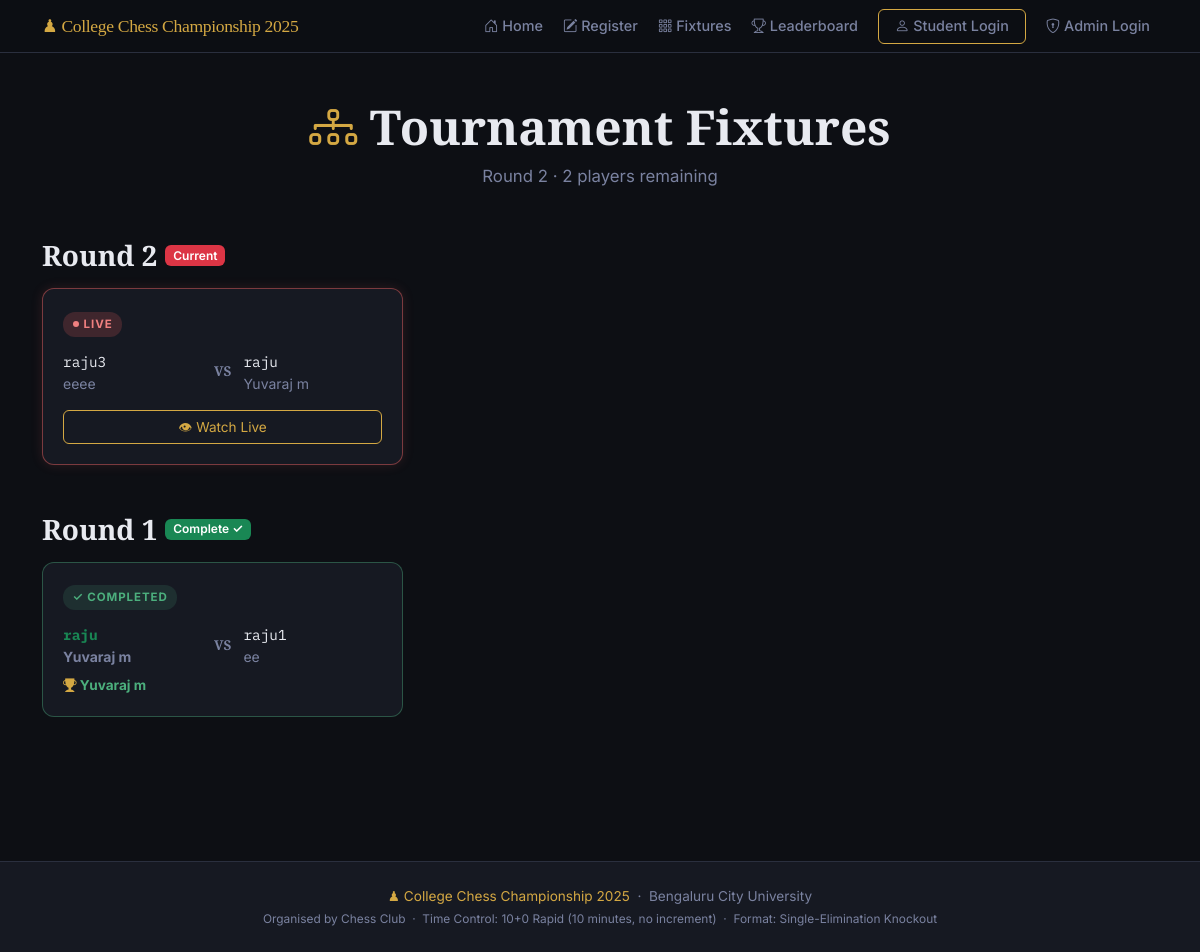
The page /fixtures on the database its author committed.
### models.py (models this page shows, shortened)
class Match(db.Model):
    __tablename__ = "matches"
    id = db.Column(db.Integer, primary_key=True)
    round_number = db.Column(db.Integer, nullable=False)   # 1 = Round 1, 2 = QF, etc.
    round_label  = db.Column(db.String(50), nullable=True) # e.g. "Quarter-Final"
    player1_id = db.Column(db.Integer, db.ForeignKey("players.id"), nullable=False)
    player2_id = db.Column(db.Integer, db.ForeignKey("players.id"), nullable=True)
    winner_id = db.Column(db.Integer, db.ForeignKey("players.id"), nullable=True)
    status = db.Column(db.String(20), default="pending", nullable=False)
    created_at   = db.Column(db.DateTime, default=datetime.utcnow)
    completed_at = db.Column(db.DateTime, nullable=True)
    board_state   = db.Column(db.Text, nullable=True)       # JSON string of 8x8 board
    move_history  = db.Column(db.Text, default='[]')         # JSON array of move notations
    last_move     = db.Column(db.String(20), nullable=True)  # Last move in algebraic notation
    current_turn  = db.Column(db.String(10), default='white') # 'white' or 'black'
    move_count    = db.Column(db.Integer, default=0)          # Total moves played
    notes = db.Column(db.String(300), nullable=True)

class Player(db.Model):
    __tablename__ = "players"
    id = db.Column(db.Integer, primary_key=True)
    full_name      = db.Column(db.String(100), nullable=False)
    roll_number    = db.Column(db.String(50),  unique=True, nullable=False)
    chess_username = db.Column(db.String(50),  unique=True, nullable=False)
    whatsapp       = db.Column(db.String(20),  nullable=False)
    registered_at = db.Column(db.DateTime, default=datetime.utcnow)
    is_approved   = db.Column(db.Boolean, default=False)   # Admin must approve
    is_eliminated = db.Column(db.Boolean, default=False)   # Set True after a loss
    wins      = db.Column(db.Integer, default=0)   # Total match wins
    losses    = db.Column(db.Integer, default=0)   # Total match losses
    points    = db.Column(db.Integer, default=0)   # 1 per win, used for ranking
    bye_count = db.Column(db.Integer, default=0)   # Number of byes received
    matches_as_p1 = db.relationship(
        "Match", foreign_keys="Match.player1_id",
        backref="player1", lazy="dynamic"
    )
    matches_as_p2 = db.relationship(
        "Match", foreign_keys="Match.player2_id",
        backref="player2", lazy="dynamic"
    )
    matches_won = db.relationship(
        "Match", foreign_keys="Match.winner_id",
        backref="winner", lazy="dynamic"
    )

### app.py (the view)
    @app.route("/fixtures")
    def fixtures():
        max_round = db.session.query(db.func.max(Match.round_number)).scalar() or 0
        rounds_data = []
        for r in range(1, max_round + 1):
            matches = Match.query.filter_by(round_number=r).order_by(Match.id).all()
            all_done = all(m.status in ('completed', 'bye') for m in matches)
            rounds_data.append({'round_number': r, 'matches': matches, 'all_done': all_done})
        active = Player.query.filter_by(is_approved=True, is_eliminated=False).count()
        return render_template('fixtures.html', rounds_data=rounds_data, current_round=max_round, active_players=active)

### templates/fixtures.html (shortened to what this page needs)
{% extends "base.html" %}
{% block content %}
<section class="py-5">
  <div class="container">
    <div class="text-center mb-5">
      <h1 class="chess-display-title mb-2">
        <i class="bi bi-diagram-3 chess-gold"></i> Tournament Fixtures
      </h1>
      <p class="chess-lead mx-auto">
        {% if active_players == 1 %}
          🏆 Tournament Complete — Champion Crowned!
        {% elif current_round > 0 %}
          Round {{ current_round }} · {{ active_players }} players remaining
        {% else %}
          No rounds generated yet.
        {% endif %}
      </p>
    </div>
    {% for rd in rounds_data|reverse %}
    <div class="mb-5">
      <div class="d-flex align-items-center gap-2 mb-3">
        <h3 class="chess-section-title mb-0">Round {{ rd.round_number }}</h3>
        {% if rd.all_done %}
          <span class="badge bg-success">Complete ✓</span>
        {% elif rd.round_number == current_round %}
          <span class="badge bg-danger">Current</span>
        {% endif %}
      </div>
      <div class="row g-3">
        {% for m in rd.matches %}
        <div class="col-md-6 col-lg-4">
          <div class="fixture-card {% if m.status == 'completed' %}completed{% elif m.status == 'in_progress' %}live{% elif m.status == 'bye' %}bye{% endif %}">
            <div class="fixture-badge-row">
              {% if m.status == 'pending' %}
                <span class="fixture-badge pending">⏳ PENDING</span>
              {% elif m.status == 'in_progress' %}
                <span class="fixture-badge live"><span class="live-dot"></span> LIVE</span>
              {% elif m.status == 'completed' %}
                <span class="fixture-badge completed">✓ COMPLETED</span>
              {% elif m.status == 'bye' %}
                <span class="fixture-badge bye">↑ BYE</span>
              {% endif %}
            </div>
            <div class="fixture-players">
              <div class="fixture-player {% if m.winner_id == m.player1_id %}fw-bold text-success{% endif %}">
                <span class="chess-mono">{{ m.player1.chess_username }}</span>
                <span class="small text-muted d-block">{{ m.player1.full_name }}</span>
              </div>
              {% if m.player2 %}
              <div class="fixture-vs">VS</div>
              <div class="fixture-player {% if m.winner_id == m.player2_id %}fw-bold text-success{% endif %}">
                <span class="chess-mono">{{ m.player2.chess_username }}</span>
                <span class="small text-muted d-block">{{ m.player2.full_name }}</span>
              </div>
              {% else %}
              <div class="fixture-vs">BYE</div>
              <div class="fixture-player text-muted"><em>Auto-advance</em></div>
              {% endif %}
            </div>
            {% if m.winner %}
            <div class="fixture-winner">
              <i class="bi bi-trophy-fill chess-gold"></i>
              {{ m.winner.full_name }}
            </div>
            {% endif %}
            {% if m.status == 'in_progress' %}
              {% if session.get('student_id') in [m.player1_id, m.player2_id] %}
                <a href="{{ url_for('play_match', match_id=m.id) }}" class="btn chess-btn-primary btn-sm w-100 mt-2">♟ Play Match</a>
              {% else %}
                <a href="{{ url_for('watch_match', match_id=m.id) }}" class="btn chess-btn-outline btn-sm w-100 mt-2">👁 Watch Live</a>
              {% endif %}
            {% endif %}
          </div>
        </div>
        {% endfor %}
      </div>
    </div>
    {% else %}
    <div class="chess-card text-center py-5">
      <i class="bi bi-hourglass fs-1 chess-gold"></i>
      <p class="mt-3 text-muted">No fixtures have been generated yet. Check back after the admin creates the first round.</p>
    </div>
    {% endfor %}
  </div>
</section>
{% endblock %}

### static/css/style.css (style rules this page uses)
:root { --chess-bg: #0d0f14; --chess-surface: #161922; --chess-surface-2: #1e2230; --chess-border: #2a2f3e; --chess-gold: #d4a843; --chess-gold-light: #e8c26a; --chess-text: #e8eaf0; --chess-muted: #7a82a0; --chess-success: #4caf7d; --chess-danger: #e05c5c; --chess-warning: #f0a84b; --font-display: "Playfair Display", Georgia, serif; --font-mono: "IBM Plex Mono", "Courier New", monospace; --font-body: "Inter", system-ui, sans-serif; --radius-sm: 6px; --radius-md: 12px; --radius-lg: 20px; --transition: 0.2s ease; }
body { background-color: var(--chess-bg); color: var(--chess-text); font-family: var(--font-body); min-height: 100vh; }
a { color: var(--chess-gold); }
.chess-gold { color: var(--chess-gold) !important; }
.chess-mono { font-family: var(--font-mono); font-size: 0.9em; }
.text-muted { color: var(--chess-muted) !important; }
.badge { font-weight: 600; }
.chess-btn-outline { border: 1px solid var(--chess-gold) !important; color: var(--chess-gold) !important; background: transparent; padding: 0.35rem 1rem !important; font-size: 0.85rem; border-radius: var(--radius-sm) !important; }
.chess-display-title { font-family: var(--font-display); font-size: clamp(1.8rem, 5vw, 3rem); font-weight: 900; line-height: 1.1; color: var(--chess-text); }
.chess-lead { font-size: 1.05rem; color: var(--chess-muted); max-width: 600px; line-height: 1.7; }
.chess-section-title { font-family: var(--font-display); font-weight: 700; color: var(--chess-text); }
.fixture-card { background: var(--chess-surface); border: 1px solid var(--chess-border); border-radius: var(--radius-md); padding: 1.25rem; height: 100%; transition: border-color var(--transition); }
.fixture-card.live { border-color: rgba(224,92,92,0.5); box-shadow: 0 0 12px rgba(224,92,92,0.15); }
.fixture-card.completed { border-color: rgba(76,175,125,0.4); }
.fixture-badge-row { margin-bottom: 0.75rem; }
.fixture-badge { display: inline-flex; align-items: center; gap: 5px; font-size: 0.72rem; font-weight: 700; text-transform: uppercase; letter-spacing: 0.08em; padding: 0.25rem 0.6rem; border-radius: 12px; }
.fixture-badge.live { background: rgba(224,92,92,0.2); color: #f08080; }
.fixture-badge.completed { background: rgba(76,175,125,0.15); color: var(--chess-success); }
.live-dot { width: 6px; height: 6px; border-radius: 50%; background: #f08080; animation: pulse 1.5s infinite; }
.fixture-players { display: flex; align-items: center; gap: 0.5rem; flex-wrap: wrap; margin-bottom: 0.5rem; }
.fixture-player { flex: 1; min-width: 0; }
.fixture-vs { font-family: var(--font-display); font-weight: 900; font-size: 0.85rem; color: var(--chess-muted); flex-shrink: 0; padding: 0 0.25rem; }
.fixture-winner { font-weight: 700; color: var(--chess-success); font-size: 0.85rem; margin-top: 0.5rem; }

### rows shown on the page
Match: status "in_progress" (drawn), player1.chess_username "raju3", player1.full_name "eeee", player2.chess_username "raju", player2.full_name "Yuvaraj m"
Match: status "✓ COMPLETED", player1.chess_username "raju", player1.full_name "Yuvaraj m", player2.chess_username "raju1", player2.full_name "ee", winner.full_name "Yuvaraj m"

### other values the page prints
{{ tournament_name }} "College Chess Championship 2025"
{{ current_round }} "2"
{{ active_players }} "2"
{{ rd.round_number }} "2" "1"
{{ college_name }} "Bengaluru City University"
{{ organizer_name }} "Chess Club"
{{ time_control }} "10+0 Rapid (10 minutes, no increment)"
{{ tournament_format }} "Single-Elimination Knockout"
